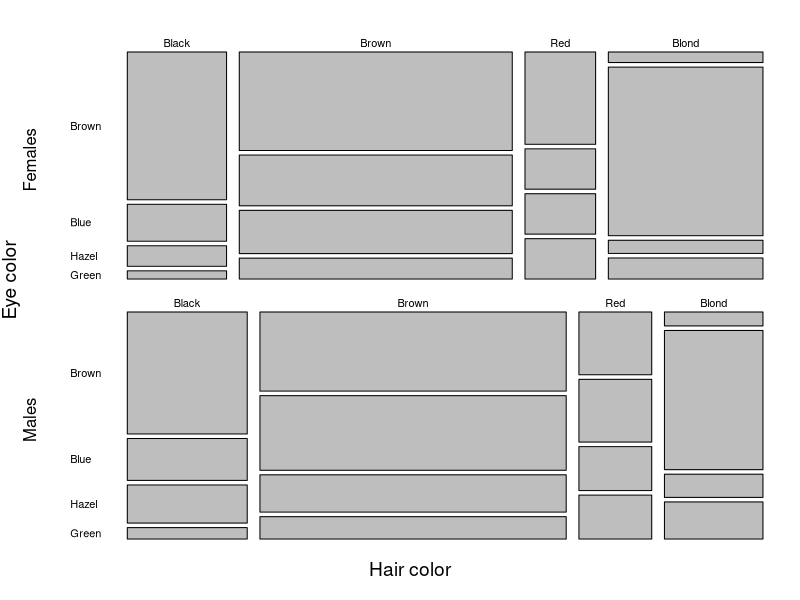
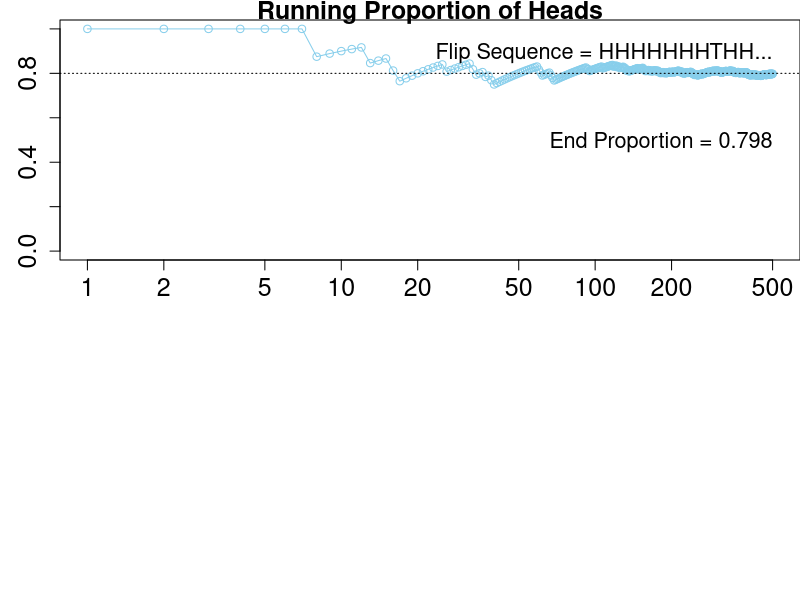

These charts were generated, in order, by the following R code: (Note: this script raises an error after producing the figures.)
## ---- chunk 1
rm(list=ls()) # clean up
library(knitr)
gr <- (1+sqrt(5))/2 # golden ratio, for figures
opts_chunk$set(comment="  ",
               collapse=TRUE, 
               #echo=FALSE,
               fig.asp=1/gr,
               dev="png"
               )
options(digits=3)
## ---- chunk 2
par(mfrow=c(2, 1), oma=c(2,1,0,0))

## upper panel
par(mar=c(0,2,2,0))
mosaicplot(HairEyeColor[ , ,"Female"], las=1,
           main="", ylab="Females", xlab="")

## lower panel
par(mar=c(1,2,1,0))
mosaicplot(HairEyeColor[ , ,  "Male"], las=1, 
           main="", ylab="Males", xlab="")

## axis labels
mtext("Hair color", side=1, line=0, outer=TRUE, cex=1.15)
mtext("Eye color" , side=2, line=0, outer=TRUE, cex=1.15)
## ---- chunk 3
# dimnames(HairEyeColor)
tb <- HairEyeColor[ , , "Male"]
em <- apply(tb, MARGIN="Eye", FUN=sum)
em <- em/sum(em)*100
## ---- chunk 4

bh = apply(HairEyeColor[ "Brown" , , ], "Eye", sum)
rh = apply(HairEyeColor[ "Red" , , ], "Eye", sum)

bh_ge = bh['Green'] / sum(bh) * 100.
rh_ge = rh['Green'] / sum(rh) * 100.

## ---- chunk 5
# copied from DBDA2E
N = 500 # Specify the total number of flips, denoted N.
pHeads = 0.8 # Specify underlying probability of heads.
# Flip a coin N times and compute the running proportion of heads at each flip.
# Generate a random sample of N flips (heads=1, tails=0):
flipSequence = sample( x=c(0,1), prob=c(1-pHeads,pHeads), size=N, replace=TRUE )
# Compute the running proportion of heads:
r = cumsum( flipSequence ) # Cumulative sum: Number of heads at each step.
n = 1:N                    # Number of flips at each step.
runProp = r / n            # Component by component division.
# Graph the running proportion:
plot( n , runProp , type="o" , log="x" , col="skyblue" ,
      xlim=c(1,N) , ylim=c(0.0,1.0) , cex.axis=1.5 ,
      xlab="Flip Number" , ylab="Proportion Heads" , cex.lab=1.5 ,
      main="Running Proportion of Heads" , cex.main=1.5 )
# Plot a dotted horizontal reference line:
abline( h=pHeads , lty="dotted" )
# Display the beginning of the flip sequence:
flipLetters = paste( c("T","H")[flipSequence[1:10]+1] , collapse="" )
displayString = paste0( "Flip Sequence = " , flipLetters , "..." )
text( N , .9 , displayString , adj=c(1,0.5) , cex=1.3 )
# Display the relative frequency at the end of the sequence.
###
# modified location of End Proportion txt so doesnt overlap with line
###
text( N , .5 , paste("End Proportion =",runProp[N]) , adj=c(1,0.5) , cex=1.3 )

## ---- chunk 6


#  now, this could be done analytically pretty easily, but 
# I want to try some things out in r so
# this is my caveat that I know I'm not doing this the most 
# efficient way

Ncard = 48 # number of cards in pinocle deck
suits = c('heart', 'diamond', 'club', 'spade')
values = c('9', '10', 'J', 'Q', 'K', 'A')
Ncopy = 2

cards = list()
cards = vector(mode='list', length = Ncard)
counter = 0
for (suit in suits){
  for (value in values){
    for (i in range(0, Ncopy)){
      # neither option seems to work
     # cards = append(cards, list("s"=suit, "v"=value))
      cards[[counter]] = list("s"=suit, "v"=value)
#      counter = counter + 1
    }
  }
}

#not sure why this returns null, must be missing some nuance of nested lists?
print(cards[20]$s)

## ---- chunk 7

# copied from DBDA2E
###
# Graph of normal probability density function, with comb of intervals.
xlow  = 0 # Specify low end of x-axis.
xhigh = 1 # Specify high end of x-axis.
dx = 1/10000               # Specify interval width on x-axis
# Specify comb of points along the x axis:
x = seq( from = xlow , to = xhigh , by = dx )
# Compute y values, i.e., probability density at each value of x:
y = 6*x*(1.-x)
# Plot the function. "plot" draws the intervals. "lines" draws the bell curve.
plot( x , y , type="h" , lwd=1 , cex.axis=1.5
	, xlab="x" , ylab="p(x)" , cex.lab=1.5 ,
	, main="Normal Probability Density" , cex.main=1.5 )
lines( x , y , lwd=3 ,  col="skyblue" )
# Approximate the integral as the sum of width * height for each interval.
area = sum( dx * y )
# Display info in the graph.
## ---- chunk 8

# Graph of normal probability density function, with comb of intervals.
meanval = 55.0               # Specify mean of distribution.
sdval = 7.2              # Specify standard deviation of distribution.
xlow  = meanval - 3.5*sdval # Specify low end of x-axis.
xhigh = meanval + 3.5*sdval # Specify high end of x-axis.
dx = sdval/10               # Specify interval width on x-axis
# Specify comb of points along the x axis:
x = seq( from = xlow , to = xhigh , by = dx )
# Compute y values, i.e., probability density at each value of x:
y = ( 1/(sdval*sqrt(2*pi)) ) * exp( -.5 * ((x-meanval)/sdval)^2 )
# Plot the function. "plot" draws the intervals. "lines" draws the bell curve.

plot( x , y , type="h" , lwd=1 , cex.axis=1.5
	, xlab="x" , ylab="p(x)" , cex.lab=1.5 ,
	, main="Normal Probability Density" , cex.main=1.5 )
lines( x , y , lwd=3 ,  col="skyblue" )

